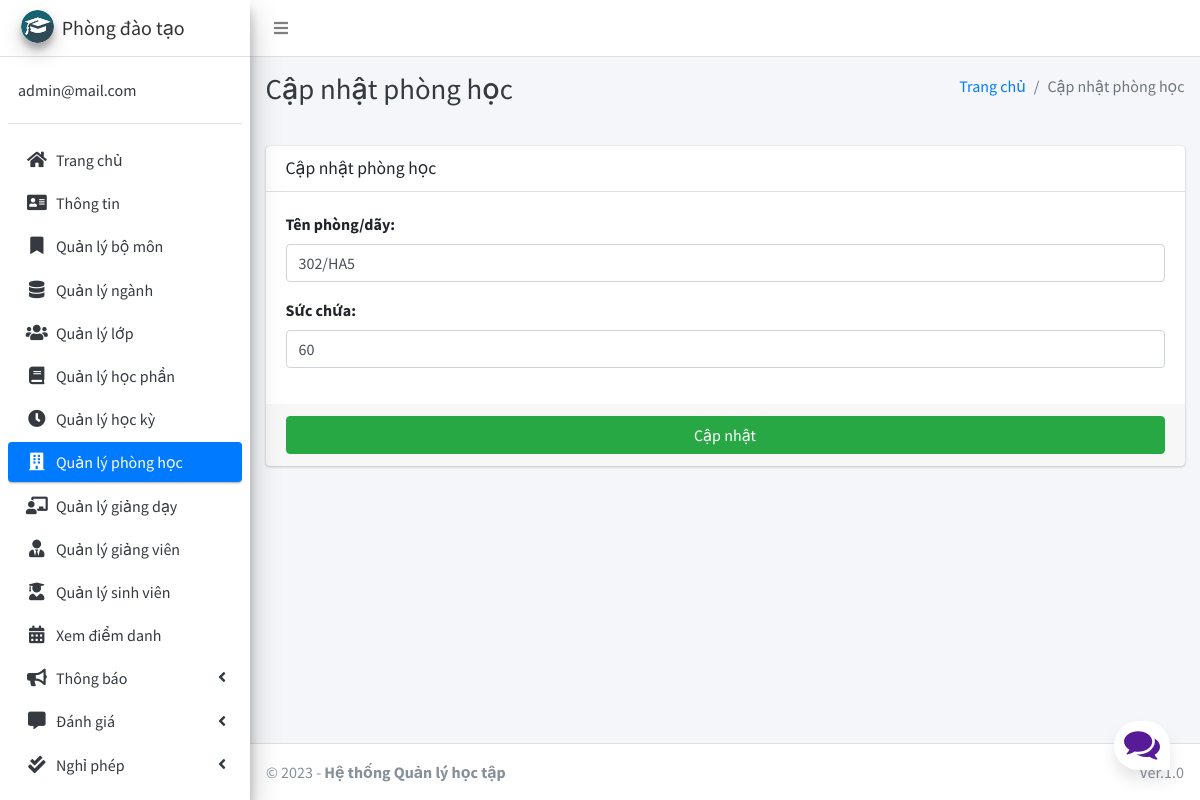
Screenshot of /room/edit/1 (signed in) with the database file from the repository.
### main_app/models.py (models this page shows, shortened)
class CustomUser(AbstractUser):
    USER_TYPE = ((1, "PDT"), (2, "GV"), (3, "SV"))
    id = models.CharField(primary_key='True', max_length=10)
    username = None  # Removed username, using email instead
    email = models.EmailField(unique=True)
    user_type = models.CharField(default=1, choices=USER_TYPE, max_length=1)
    fcm_token = models.TextField(default="")  # For firebase notifications
    USERNAME_FIELD = "email"
    REQUIRED_FIELDS = []
    objects = CustomUserManager()

class Room(models.Model):
    name = models.CharField(max_length=20)
    dimension = models.IntegerField()

### main_app/hod_views.py (the view, shortened to what this page needs)
def edit_room(request, room_id):
    instance = get_object_or_404(Room, id=room_id)
    form = RoomForm(request.POST or None, instance=instance)
    context = {
        'form': form,
        'room_id': room_id,
        'page_title': 'Cập nhật phòng học'
    }
    return render(request, 'hod_template/edit_room_template.html', context)

### main_app/forms.py
class RoomForm(FormSettings):
    def __init__(self, *args, **kwargs):
        super(RoomForm, self).__init__(*args, **kwargs)
    class Meta:
        model = Room
        labels = {
            "name": "Tên phòng/dãy",
            "dimension": "Sức chứa",
        }
        fields = '__all__'

### main_app/templates/hod_template/edit_room_template.html
{% extends 'main_app/base.html' %}
{% load static %}
{% block page_title %}{{page_title}}{% endblock page_title %}
{% block content %}
<section class="content">
    <div class="container-fluid">
        <div class="row">
            <div class="col-md-12">
                <div class="card">
                    <div class="card-header">
                        <h3 class="card-title">{{page_title}}</h3>
                    </div>
                    {% include "main_app/form_template.html" with messages=messages  form=form button_text="Cập nhật"%}
                </div>
            </div>
        </div>
    </div>
</section>
{% endblock content %}

### main_app/templates/main_app/sidebar_template.html (shortened to what this page needs)
{% load static %}
<aside class="main-sidebar sidebar-light-blue elevation-4">
    {% if request.user.user_type == '1' %}
        <a href="{% url 'admin_home' %}" class="brand-link">
            <img src="{% static 'dist/img/cmsl.png' %} " alt="AdminLTE Logo"
                 class="brand-image img-circle elevation-3">
            <span class="brand-text">Phòng đào tạo</span>
        </a>
        <div class="sidebar">
        <div class="user-panel mt-3 pb-3 mb-3 d-flex">
            <div class="info">
                <a href="#" class="d-block">{{ user }}</a>
            </div>
        </div>
        <nav class="mt-2">
        <ul class="nav nav-pills nav-sidebar flex-column" data-widget="treeview" role="menu" data-accordion="false">
        <li class="nav-item">
            {% url 'admin_home' as admin_home %}
            <a href="{{ admin_home }}" class="nav-link {% if admin_home == request.path %} active {% endif %}">
                <i class="nav-icon fas fa-home"></i>
                <p>
                    Trang chủ
                </p>
            </a>
        </li>
        <li class="nav-item">
            {% url 'admin_view_profile' as admin_view_profile %}
            <a href="{{ admin_view_profile }}"
               class="nav-link {% if admin_view_profile == request.path %} active {% endif %}">
                <i class="nav-icon fas fa-address-card"></i>
                <p>
                    Thông tin
                </p>
            </a>
        </li>
        <li class="nav-item">
            {% url 'manage_department' as manage_department %}
            <a href="{{ manage_department }}" class="nav-link {% if manage_department == request.path %} active {% endif %}">
                <i class="nav-icon fas fa-bookmark"></i>
                <p>
                    Quản lý bộ môn
                </p>
            </a>
        </li>
                <li class="nav-item">
                    {% url 'manage_major' as manage_major %}
                    {% url 'edit_major' department_id as edit_major %}
                    <a href="{{ manage_major }}"
                       class="nav-link  {% if edit_major == request.path or manage_major == request.path %} active {% endif %}">
                        <i class="nav-icon fas fa-database"></i>
                        <p>
                            Quản lý ngành
                        </p>
                    </a>
                </li>
                        <li class="nav-item">
                    {% url 'manage_grade' as manage_grade %}
                    {% url 'edit_grade' department_id as edit_grade %}
                    <a href="{{ manage_grade }}"
                       class="nav-link  {% if edit_grade == request.path or manage_grade == request.path %} active {% endif %}">
                        <i class="nav-icon fas fa-users"></i>
                        <p>
                            Quản lý lớp
                        </p>
                    </a>
                </li>
                        <li class="nav-item">
                    {% url 'manage_subject' as manage_subject %}
                    {% url 'edit_subject' subject_id as edit_subject %}
                    <a href="{{ manage_subject }}"
                       class="nav-link  {% if edit_subject == request.path or manage_subject == request.path %} active {% endif %}">
                        <i class="nav-icon fas fa-book"></i>
                        <p>
                            Quản lý học phần
                        </p>
                    </a>
                </li>
                        <li class="nav-item">
                    {% url 'manage_session' as manage_session %}
                    {% url 'edit_session' session_id as edit_session %}
                    <a href="{{ manage_session }}"
                       class="nav-link  {% if edit_session == request.path or manage_session == request.path %} active {% endif %}">
                        <i class="nav-icon fas fa-clock"></i>
                        <p>
                            Quản lý học kỳ
                        </p>
                    </a>
                </li>
                        <li class="nav-item">
                    {% url 'manage_room' as manage_room %}
                    {% url 'edit_room' room_id as edit_room %}
                    <a href="{{ manage_room }}"
                       class="nav-link {% if manage_room == request.path or request.path == edit_room %} active {% endif %}">
                        <i class="fas fa-building nav-icon"></i>
                        <p>
                            Quản lý phòng học
                        </p>
                    </a>
                </li>
                        <li class="nav-item">
                    {% url 'manage_assign' as manage_assign %}
                    {% url 'edit_assign' assign_id as edit_assign %}
                    <a href="{{ manage_assign }}"
                       class="nav-link {% if manage_assign == request.path or request.path == edit_assign %} active {% endif %}">
                        <i class="nav-icon fas fa-chalkboard-teacher"></i>
                        <p>
                            Quản lý giảng dạy
                        </p>
                    </a>
                </li>
                <li class="nav-item">
            {% url 'manage_staff' as manage_staff %}
            {% url 'edit_staff' staff_id as edit_staff %}
            <a href="{{ manage_staff }}"
               class="nav-link {% if manage_staff == request.path or request.path == edit_staff %} active {% endif %}">
                <i class="nav-icon fas fa-user-tie"></i>
                <p>
                    Quản lý giảng viên
                </p>
            </a>
        </li>
        <li class="nav-item">
            {% url 'manage_student' as manage_student %}
            {% url 'edit_student' student_id as edit_student %}
            <a href="{{ manage_student }}"
               class="nav-link  {% if edit_student == request.path or manage_student == request.path %} active {% endif %}">
                <i class="nav-icon fas fa-user-graduate"></i>
                <p>
                    Quản lý sinh viên
                </p>
            </a>
        </li>
        <li class="nav-item">
            {% url 'admin_view_attendance' as admin_view_attendance %}
            <a href="{{ admin_view_attendance }}"
               class="nav-link  {% if admin_view_attendance == request.path %} active {% endif %}">
                <i class="nav-icon fas fa-calendar-alt"></i>
                <p>
                    Xem điểm danh
                </p>
            </a>
        </li>
        <li class="nav-item has-treeview">
            <a href="#" class="nav-link">
                <i class="nav-icon fas fa-bullhorn"></i>
                <p>
                    Thông báo
                    <i class="fas fa-angle-left right"></i>
                </p>
            </a>
        </li>
                <li class="nav-item has-treeview">
            <a href="#" class="nav-link">
                <i class="nav-icon fas fa-comment-alt"></i>
                <p>
                    Đánh giá
                    <i class="fas fa-angle-left right"></i>
                </p>
            </a>
        </li>
                <li class="nav-item has-treeview">
            <a href="#" class="nav-link">
                <i class="nav-icon fas fa-check-double"></i>
                <p>
                    Nghỉ phép
                    <i class="fas fa-angle-left right"></i>
                </p>
            </a>
        </li>
    {% endif %}
    <li class="nav-item">
        <a href="{% url 'user_logout' %}"
           onclick="return confirm('Bạn có chắc chắn muốn đăng xuất?')"
           class="nav-link">
        </a>
    </li>
    </ul>
    </nav>
    </div>
</aside>

### main_app/templates/main_app/form_template.html (shortened to what this page needs)
<form role="form" method="POST" enctype="multipart/form-data">
    <div class="card-body">
        {% for field in form  %}
        <div class="form-group">
            {{field.label_tag}}
            {{field}}
        </div>
        {% endfor %}
    </div>
    <div class="card-footer">
        <button type="submit" class="btn btn-success btn-block">
            {% if button_text %}
            {{button_text}}
            {% else %}
            Submit
            {% endif %}
        </button>
    </div>
</form>

### main_app/static/style.css (style rules this page uses)
* { box-sizing: border-box; margin: 0; padding: 0; }
body { font-family: 'Nunito', sans-serif; font-weight: 400; font-size: 100%; background: #F1F1F1; }
*, html { --primaryGradient: linear-gradient(93.12deg, #581B98 0.52%, #9C1DE7 100%); --secondaryGradient: linear-gradient(268.91deg, #581B98 -2.14%, #9C1DE7 99.69%); --primaryBoxShadow: 0px 10px 15px rgba(0, 0, 0, 0.1); --secondaryBoxShadow: 0px -10px 15px rgba(0, 0, 0, 0.1); --primary: #581B98; }

### rows the page displays
CustomUser: email "admin@mail.com"
Room: form "302/HA5" "60"

### other values shown
{{ page_title }} "Cập nhật phòng học"
{{ field.label_tag }} "Tên phòng/dãy:" "Sức chứa:"
{{ button_text }} "Cập nhật"
